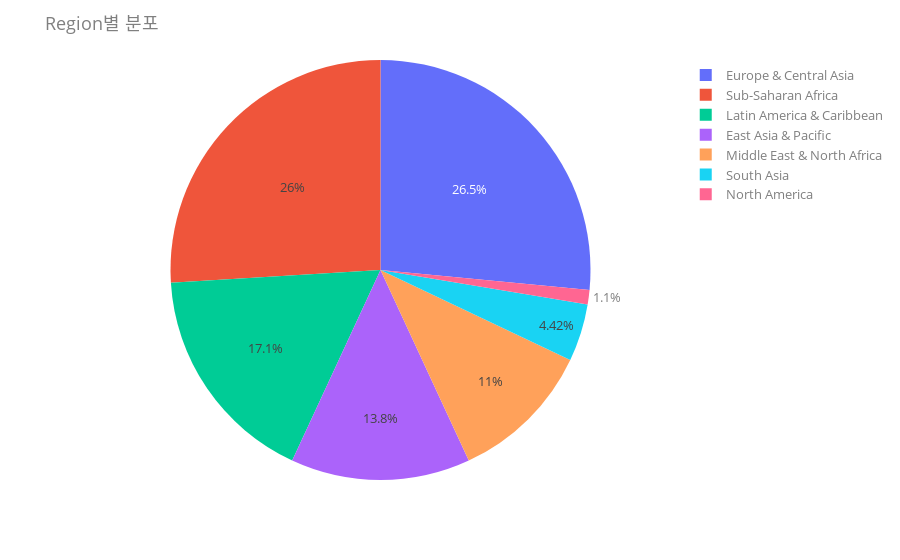

The notebook cell this image was saved under:
### Code cell
# region 분포
region_df = life_df.groupby(['REGION']).count()

fig = px.pie(region_df, values='COUNTRY', names=region_df.index.tolist())
fig.update_layout(title='Region별 분포', font_color="grey", font=dict(size=13))
fig.show()

### Figure 1 — Plotly figure (JSON) as saved in the notebook; plotly's stock layout.template omitted (floating-point values rounded to 4 significant figures)
{"data": [{"domain": {"x": [0, 1], "y": [0, 1]}, "hovertemplate": "label=%{label}<br>COUNTRY=%{value}<extra></extra>", "labels": ["East Asia & Pacific", "Europe & Central Asia", "Latin America & Caribbean", "Middle East & North Africa", "North America", "South Asia", "Sub-Saharan Africa"], "legendgroup": "", "name": "", "showlegend": true, "type": "pie", "values": [400, 768, 496, 320, 32, 128, 752]}], "layout": {"font": {"color": "grey", "size": 13}, "legend": {"tracegroupgap": 0}, "margin": {"t": 60}, "title": {"text": "Region별 분포"}}}
